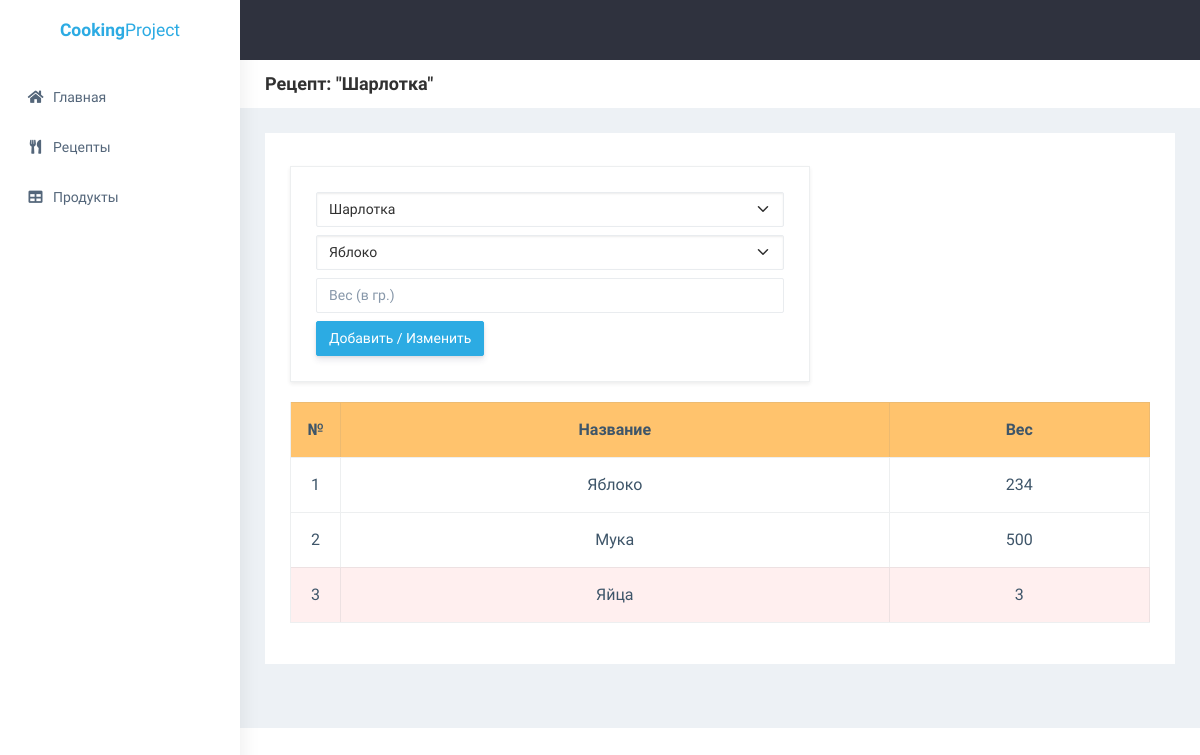
/recipe/1, run on the app's committed database.
### app/models/recipe.py (models this page shows, shortened)
class Recipe(BaseModel):
    name = models.CharField(max_length=512)
    class Meta:
        verbose_name = 'Рецепт'
        verbose_name_plural = 'Рецепты'

class RecipeIngredient(BaseModel):
    recipe = models.ForeignKey(Recipe, on_delete=models.CASCADE, related_name='ingredients', verbose_name='Рецепт')
    product = models.ForeignKey(
        Product, on_delete=models.SET_NULL, null=True, blank=True, related_name='ingredients', verbose_name='Продукт'
    )
    weight = models.PositiveIntegerField(default=0)
    class Meta:
        verbose_name = 'Ингредиент рецепта'
        verbose_name_plural = 'Ингредиенты рецептов'

### app/models/product.py (models this page shows, shortened)
class Product(BaseModel):
    name = models.CharField(max_length=512)
    usage_quantity = models.PositiveIntegerField(default=0)
    class Meta:
        verbose_name = 'Продукт'
        verbose_name_plural = 'Продукты'

### app/views/recipe.py (the view)
# urls.py: path('recipe/<int:recipe_id>', views.recipe.recipe_detail, name='recipe_detail'),
def recipe_detail(request, recipe_id):
    recipe = get_object_or_404(Recipe, id=recipe_id)
    ingredients = recipe.ingredients.all()
    products = Product.objects.all()
    return render(request, 'app/recipe/detail.html', {
        'recipe': recipe,
        'ingredients': ingredients,
        'products': products
    })

### app/templates/app/recipe/detail.html (shortened to what this page needs)
{% extends 'base.html' %}
{% block header_title %}
    Рецепт: "{{ recipe.name }}"
{% endblock %}
{% block content %}
    <div class="card" style="width: 520px">
        <div class="card-body shadow-sm border">
            <form action="{% url 'app:add_product_to_recipe' %}" method="get">
                <div class="mb-2">
                    <select name="recipe" id="" class="form-select">
                        <option value="{{ recipe.id }}">
                            {{ recipe.name }}
                        </option>
                    </select>
                </div>
                <div class="mb-2">
                    <select name="product" id="" class="form-select">
                        {% for product in products %}
                            <option value="{{ product.id }}">
                                {{ product.name }}
                            </option>
                        {% endfor %}
                    </select>
                </div>
                <div class="mb-2">
                    <input type="text" class="form-control" name="weight" placeholder="Вес (в гр.)">
                </div>
                <button type="submit" class="btn btn-info text-center text-white">
                    Добавить / Изменить
                </button>
            </form>
        </div>
    </div>
    <table class="table text-center table-bordered table-sm align-middle">
        <thead class="bg-warning">
        <tr>
            <th style="width: 50px">№</th>
            <th>Название</th>
            <th>Вес</th>
        </tr>
        </thead>
        <tbody>
        {% for ingredient in ingredients %}
            <tr {% if ingredient.weight < 10 %}style="background-color: rgba(255,158,158,0.17)"{% endif %}>
                <td>{{ forloop.counter }}</td>
                <td>{{ ingredient.product.name }}</td>
                <td>{{ ingredient.weight }}</td>
            </tr>
        {% endfor %}
        </tbody>
    </table>
{% endblock %}

### data on the page
Recipe: name "Шарлотка", recipe "Шарлотка"
RecipeIngredient: product.name "Яблоко", weight "234"
RecipeIngredient: product.name "Мука", weight "500"
RecipeIngredient: product.name "Яйца", weight "3"

### other printed values
form field product "Яблоко"
